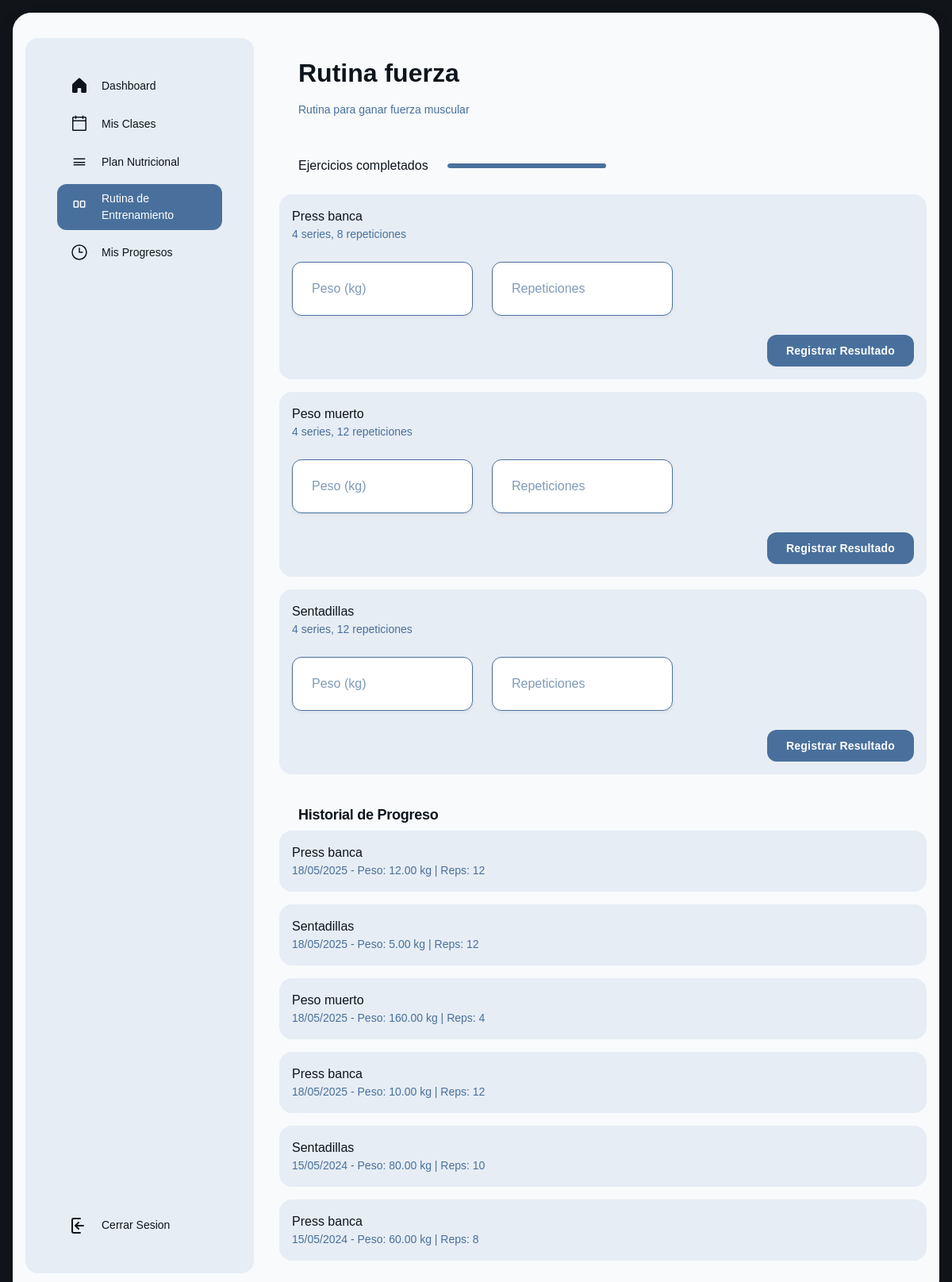
The page /index.php?controlador=rutina&action=home (signed in) on the database its author committed.
### tables this page shows
CREATE TABLE `rutinas` (
  `id` int(11) NOT NULL,
  `usuario_id` int(11) DEFAULT NULL,
  `nombre` varchar(100) DEFAULT NULL,
  `descripcion` text DEFAULT NULL,
  `fecha_inicio` date DEFAULT NULL,
  `fecha_fin` date DEFAULT NULL
);

CREATE TABLE `rutina_ejercicios` (
  `id` int(11) NOT NULL,
  `rutina_id` int(11) DEFAULT NULL,
  `ejercicio_id` int(11) DEFAULT NULL,
  `series` int(11) DEFAULT NULL,
  `repeticiones` int(11) DEFAULT NULL,
  `dia_semana` enum('Lunes','Martes','Miercoles','Jueves','Viernes','Sabado','Domingo') DEFAULT NULL
);

CREATE TABLE `ejercicios` (
  `id` int(11) NOT NULL,
  `nombre` varchar(100) DEFAULT NULL,
  `descripcion` text DEFAULT NULL,
  `grupo_muscular` varchar(100) DEFAULT NULL,
  `equipo_necesario` varchar(100) DEFAULT NULL
);

CREATE TABLE `progreso_ejercicios` (
  `id` int(11) NOT NULL,
  `rutina_id` int(11) NOT NULL,
  `ejercicio_id` int(11) NOT NULL,
  `peso` decimal(5,2) NOT NULL,
  `repeticiones` int(11) NOT NULL,
  `fecha` datetime NOT NULL DEFAULT current_timestamp()
);

### controller/rutina_controller.php (called while the page is built, shortened)
<?php
require_once 'model/gimnasio_model.php';
class Rutina_controller {
    public function __construct() {
        $this->model = new Gimnasio_model();
    }
}
function home() {
    $controller = new Rutina_controller();
    $rutina = $controller->model->get_rutina_by_usuario($_SESSION['nombre']);
    $ejercicios = $controller->model->get_ejercicios_by_rutina($rutina['id']);
    $progreso = $controller->model->get_progreso_rutina($rutina['id']);
    $ruta_base = dirname(__DIR__);
    require_once $ruta_base . '/view/rutina_entreno_view.php';
}
?>

### model/conectar.php (called while the page is built)
<?php
class Conectar{
    public static function conexion(){
        try {
            $conexion=new mysqli("localhost","root","","gimnasio_db");
            $conexion->set_charset("utf8mb4");
        } catch (Exception $e) {
            die('Error:'.$e->getMessage());
        }
        return $conexion;
    }
}
?>

### model/gimnasio_model.php (called while the page is built, shortened)
<?php
require_once 'conectar.php';
class Gimnasio_model {
    public $db;
    public function __construct() {
        $this->db = Conectar::conexion();
    }
    public function get_ejercicios_by_rutina($rutina_id) {
        $sql = "SELECT e.*, re.series, re.repeticiones, re.dia_semana
                FROM ejercicios e
                INNER JOIN rutina_ejercicios re ON e.id = re.ejercicio_id
                WHERE re.rutina_id = ?
                ORDER BY
                    CASE re.dia_semana
                        WHEN 'Lunes' THEN 1
                        WHEN 'Martes' THEN 2
                        WHEN 'Miércoles' THEN 3
                        WHEN 'Jueves' THEN 4
                        WHEN 'Viernes' THEN 5
                        WHEN 'Sábado' THEN 6
                        WHEN 'Domingo' THEN 7
                    END";
        $stmt = $this->db->prepare($sql);
        $stmt->bind_param("i", $rutina_id);
        $stmt->execute();
        $resultado = $stmt->get_result();
        $ejercicios = array();
        while($row = $resultado->fetch_assoc()) {
            $ejercicios[] = $row;
        }
        return $ejercicios;
    }
    public function get_rutina_by_usuario($nombre_usuario) {
        $sql = "SELECT r.* FROM rutinas r
                INNER JOIN usuarios u ON r.usuario_id = u.id_usuario
                WHERE u.nombre = ?";
        $stmt = $this->db->prepare($sql);
        $stmt->bind_param("s", $nombre_usuario);
        $stmt->execute();
        return $stmt->get_result()->fetch_assoc();
    }
    public function get_progreso_rutina($rutina_id) {
        $sql = "SELECT e.nombre, p.peso, p.repeticiones, p.fecha
                FROM progreso_ejercicios p
                INNER JOIN ejercicios e ON p.ejercicio_id = e.id
                WHERE p.rutina_id = ?
                ORDER BY p.fecha DESC";
        $stmt = $this->db->prepare($sql);
        $stmt->bind_param("i", $rutina_id);
        $stmt->execute();
        $resultado = $stmt->get_result();
        $progreso = array();
        while($row = $resultado->fetch_assoc()) {
            $progreso[] = $row;
        }
        return $progreso;
    }
}
?>

### view/rutina_entreno_view.php (the view, shortened to what this page needs)
<!DOCTYPE html>
<html>
  <head>
    <link rel="stylesheet" href="https://cdnjs.cloudflare.com/ajax/libs/font-awesome/4.7.0/css/font-awesome.min.css">
    <script src="https://cdn.tailwindcss.com?plugins=forms,container-queries"></script>
  </head>
  <body>
    <div class="main-card">
      <div class="main-content">
        <div class="sidebar-container">
          <div class="sidebar-inner">
            <div class="flex h-full min-h-[700px] flex-col justify-between p-4">
              <div class="flex flex-col gap-4">
                <div class="flex flex-col gap-2">
                  <div class="flex items-center gap-3 px-3 py-2">
                    <div class="text-[#0d141c]" data-icon="House" data-size="24px" data-weight="fill">
                    </div>
                    <a class="text-[#0d141c] text-sm font-medium leading-normal" href="index.php?controlador=home&action=home">Dashboard</a>
                  </div>
                  <div class="flex items-center gap-3 px-3 py-2">
                    <div class="text-[#0d141c]" data-icon="Calendar" data-size="24px" data-weight="regular">
                    </div>
                    <a class="text-[#0d141c] text-sm font-medium leading-normal" href="index.php?controlador=classShedule&action=home">Mis Clases</a>
                  </div>
                  <div class="flex items-center gap-3 px-3 py-2">
                    <div class="text-[#0d141c]" data-icon="Apple" data-size="24px" data-weight="regular">
                      <svg xmlns="http://www.w3.org/2000/svg" width="24px" height="24px" fill="currentColor" viewBox="0 0 256 256">
                        <path d="M208,88a8,8,0,0,0-8-8H56a8,8,0,0,0,0,16H200A8,8,0,0,0,208,88Zm-8,72H56a8,8,0,0,0,0,16H200a8,8,0,0,0,0-16Zm0-32H56a8,8,0,0,0,0,16H200a8,8,0,0,0,0-16Z"></path>
                      </svg>
                    </div>
                    <a class="text-[#0d141c] text-sm font-medium leading-normal" href="index.php?controlador=nutricionPlan&action=home">Plan Nutricional</a>
                  </div>
                  <div class="flex items-center gap-3 px-3 py-2 rounded-xl bg-[#49709c]">
                    <div class="text-white" data-icon="Dumbbell" data-size="24px" data-weight="regular">
                    </div>
                    <a class="text-white text-sm font-medium leading-normal" href="index.php?controlador=rutina&action=home">Rutina de Entrenamiento</a>
                  </div>
                  <div class="flex items-center gap-3 px-3 py-2">
                    <div class="text-[#0d141c]" data-icon="Chart" data-size="24px" data-weight="regular">
                      <svg xmlns="http://www.w3.org/2000/svg" width="24px" height="24px" fill="currentColor" viewBox="0 0 256 256">
                        <path d="M128,24A104,104,0,1,0,232,128,104.11,104.11,0,0,0,128,24Zm0,192a88,88,0,1,1,88-88A88.1,88.1,0,0,1,128,216Zm48-88a8,8,0,0,1-8,8H128a8,8,0,0,1-8-8V72a8,8,0,0,1,16,0v48h40A8,8,0,0,1,176,128Z"></path>
                      </svg>
                    </div>
                    <a class="text-[#0d141c] text-sm font-medium leading-normal" href="index.php?controlador=progreso&action=home">Mis Progresos</a>
                  </div>
                </div>
              </div>
              <div class="flex flex-col gap-4">
                <div class="flex flex-col gap-1">
                  <div class="flex items-center gap-3 px-3 py-2">
                    <div class="text-[#0d141c]" data-icon="Question" data-size="24px" data-weight="regular">
                      <svg xmlns="http://www.w3.org/2000/svg" viewBox="0 0 24 24" width="24" height="24" fill="none" stroke="#0d141c" stroke-width="2" stroke-linecap="round" stroke-linejoin="round">
                        <path d="M13 3H5a2 2 0 0 0-2 2v14a2 2 0 0 0 2 2h8" />
                        <path d="M7 12h10M7 12l4-4M7 12l4 4" />
                      </svg>
                    </div>
                    <a class="text-[#0d141c] text-sm font-medium leading-normal" href="index.php?controlador=miembros&action=desconectar">Cerrar Sesion</a>
                  </div>
                </div>
              </div>
            </div>
          </div>
        </div>
        <div class="content-container">
          <?php if (!isset($rutina) || !$rutina): ?>
            <div class="text-[#0d141c] text-lg font-bold leading-tight tracking-[-0.015em] px-4 pb-2 pt-4">
              No tienes una rutina de entrenamiento asignada. Por favor, contacta con tu entrenador.
            </div>
          <?php else: ?>
            <div class="flex flex-wrap justify-between gap-3 p-4">
              <div class="flex min-w-72 flex-col gap-3">
                <p class="text-[#0d141c] tracking-light text-[32px] font-bold leading-tight"><?php echo htmlspecialchars($rutina['nombre']); ?></p>
                <p class="text-[#49709c] text-sm font-normal leading-normal"><?php echo htmlspecialchars($rutina['descripcion']); ?></p>
              </div>
            </div>
            <?php
            $total_ejercicios = count($ejercicios);
            $ejercicios_completados = 0;
            foreach ($progreso as $registro) {
              $ejercicios_completados++;
            }
            $porcentaje_progreso = ($total_ejercicios > 0) ? ($ejercicios_completados / $total_ejercicios) * 100 : 0;
            ?>
            <div class="flex flex-col gap-3 p-4">
              <div class="flex items-center gap-4">
                <p class="text-[#0d141c] text-base font-medium leading-normal">Ejercicios completados</p>
                <div class="progress-bar h-1.5 w-[200px]">
                  <div class="progress-bar-fill" style="width: <?php echo $porcentaje_progreso; ?>%;"></div>
                </div>
              </div>
            </div>
            <?php foreach ($ejercicios as $ejercicio): ?>
              <div class="exercise-card">
                <div class="flex flex-col justify-center">
                  <p class="text-[#0d141c] text-base font-medium leading-normal line-clamp-1"><?php echo htmlspecialchars($ejercicio['nombre']); ?></p>
                  <p class="text-[#49709c] text-sm font-normal leading-normal line-clamp-2">
                    <?php echo $ejercicio['series']; ?> series, <?php echo $ejercicio['repeticiones']; ?> repeticiones
                  </p>
                </div>
                <form action="index.php?controlador=rutina&action=registrar_progreso" method="POST" class="flex flex-col gap-4 mt-4">
                  <div class="flex max-w-[480px] flex-wrap items-end gap-4">
                    <label class="flex flex-col min-w-40 flex-1">
                      <input
                        type="number"
                        name="peso"
                        placeholder="Peso (kg)"
                        required
                        class="form-input flex w-full min-w-0 flex-1 resize-none overflow-hidden rounded-xl focus:outline-0 focus:ring-0 border-none focus:border-none h-14 p-4 text-base font-normal leading-normal"
                      />
                    </label>
                    <label class="flex flex-col min-w-40 flex-1">
                      <input
                        type="number"
                        name="repeticiones"
                        placeholder="Repeticiones"
                        required
                        class="form-input flex w-full min-w-0 flex-1 resize-none overflow-hidden rounded-xl focus:outline-0 focus:ring-0 border-none focus:border-none h-14 p-4 text-base font-normal leading-normal"
                      />
                    </label>
                  </div>
                  <div class="flex justify-end">
                    <button type="submit" class="flex min-w-[84px] max-w-[480px] cursor-pointer items-center justify-center overflow-hidden rounded-xl h-10 px-4 bg-[#49709c] hover:bg-[#0c77f2] transition-colors text-white text-sm font-bold leading-normal tracking-[0.015em]">
                      <span class="truncate">Registrar Resultado</span>
                    </button>
                  </div>
                </form>
              </div>
            <?php endforeach; ?>
            <?php if (!empty($progreso)): ?>
              <h3 class="text-[#0d141c] text-lg font-bold leading-tight tracking-[-0.015em] px-4 pb-2 pt-4">Historial de Progreso</h3>
              <?php foreach ($progreso as $registro): ?>
                <div class="exercise-card">
                  <div class="flex flex-col justify-center">
                    <p class="text-[#0d141c] text-base font-medium leading-normal line-clamp-1"><?php echo htmlspecialchars($registro['nombre']); ?></p>
                    <p class="text-[#49709c] text-sm font-normal leading-normal line-clamp-2">
                      <?php echo date('d/m/Y', strtotime($registro['fecha'])); ?> -
                      Peso: <?php echo $registro['peso']; ?> kg |
                      Reps: <?php echo $registro['repeticiones']; ?>
                    </p>
                  </div>
                </div>
              <?php endforeach; ?>
            <?php endif; ?>
          <?php endif; ?>
        </div>
      </div>
    </div>
  </body>
</html>

### assets/css/headercss.css (style rules this page uses)
html, body { margin: 0; padding: 0; box-sizing: border-box; }
* { font-family: 'Sora', sans-serif; }

### assets/css/landingPage.css (style rules this page uses)
body { font-family: 'sora', 'Noto Sans', sans-serif !important; background-color: #111418 !important; color: #ffffff !important; }

### view/rutina_entreno_view.php (style rules this page uses)
body { background-color: #dce5ef; }
.main-card { background-color: #f8fafc; border-radius: 1.5rem; margin: 2rem auto; max-width: 1600px; overflow: hidden; box-shadow: 0 10px 25px rgba(0, 0, 0, 0.1); position: relative; }
.main-content { display: flex; position: relative; min-height: 100vh; }
.sidebar-container { width: 320px; padding: 2rem 1rem; background-color: #f8fafc; z-index: 1000; }
.sidebar-inner { background-color: #e7edf4; border-radius: 1rem; height: 100%; padding: 1rem; position: relative; z-index: 1000; }
.content-container { flex: 1; padding: 2rem 1rem; position: relative; }
@media (max-width: 1650px) { .main-card { margin: 1rem; } }
.exercise-card { background-color: #e7edf4; border-radius: 1rem; padding: 1rem; margin-bottom: 1rem; }
.progress-bar { background-color: #e7edf4; border-radius: 0.5rem; overflow: hidden; }
.progress-bar-fill { background-color: #49709c; height: 0.5rem; border-radius: 0.5rem; transition: width 0.3s ease; }
.form-input { background-color: #ffffff !important; color: #0d141c !important; border: 1px solid #49709c !important; box-shadow: 0 2px 4px rgba(0, 0, 0, 0.05) !important; }
.form-input::placeholder { color: #49709c !important; opacity: 0.7; }

### rows shown on the page
rutinas: nombre "Rutina fuerza", descripcion "Rutina para ganar fuerza muscular"
rutina_ejercicios: ejercicio.nombre "Press banca", series "4", repeticiones "8"
rutina_ejercicios: ejercicio.nombre "Peso muerto", series "4", repeticiones "12"
rutina_ejercicios: ejercicio.nombre "Sentadillas", series "4", repeticiones "12"
progreso_ejercicios: ejercicio.nombre "Press banca", fecha "18/05/2025", peso "12.00", repeticiones "12"
progreso_ejercicios: ejercicio.nombre "Sentadillas", fecha "18/05/2025", peso "5.00", repeticiones "12"
progreso_ejercicios: ejercicio.nombre "Peso muerto", fecha "18/05/2025", peso "160.00", repeticiones "4"
progreso_ejercicios: ejercicio.nombre "Press banca", fecha "18/05/2025", peso "10.00", repeticiones "12"
progreso_ejercicios: ejercicio.nombre "Sentadillas", fecha "15/05/2024", peso "80.00", repeticiones "10"
progreso_ejercicios: ejercicio.nombre "Press banca", fecha "15/05/2024", peso "60.00", repeticiones "8"
